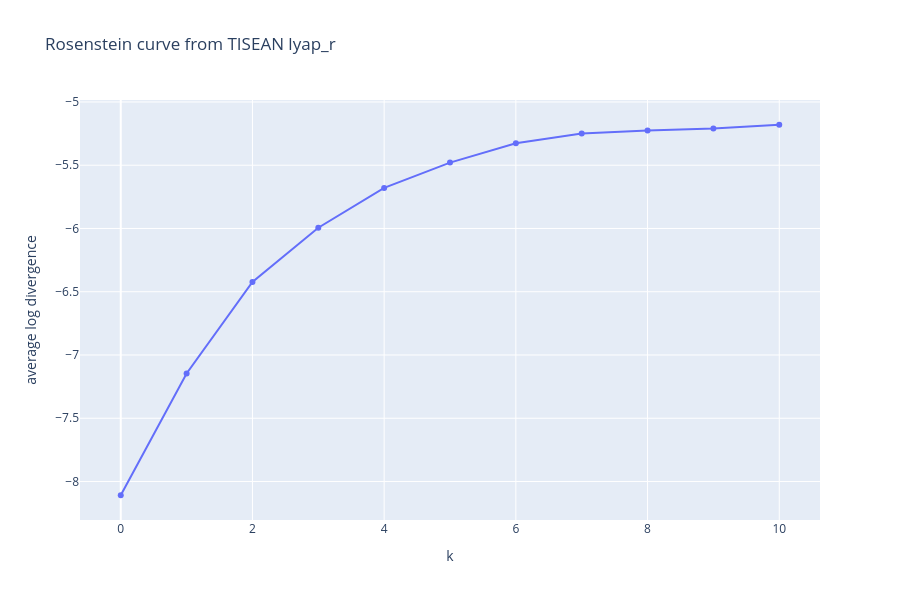

Notebook cell for this chart:
### Code cell
import numpy as np
import plotly.graph_objects as go

# Загружаем результат lyap_r
data = np.loadtxt("series.txt.ros")

k = data[:, 0]
log_div = data[:, 1]

# Строим график Rosenstein
fig = go.Figure()

fig.add_trace(
    go.Scatter(
        x=k,
        y=log_div,
        mode="lines+markers",
        name="log divergence"
    )
)

fig.update_layout(
    title="Rosenstein curve from TISEAN lyap_r",
    xaxis_title="k",
    yaxis_title="average log divergence",
    width=900,
    height=600
)

fig.show()

### Figure 1 — Plotly figure (JSON) as saved in the notebook; plotly's stock layout.template omitted (floating-point values rounded to 4 significant figures)
{"data": [{"mode": "lines+markers", "name": "log divergence", "type": "scatter", "x": [0.0, 1.0, 2.0, 3.0, 4.0, 5.0, 6.0, 7.0, 8.0, 9.0, 10.0], "y": [-8.108, -7.147, -6.422, -5.994, -5.68, -5.48, -5.327, -5.25, -5.225, -5.21, -5.18]}], "layout": {"height": 600, "title": {"text": "Rosenstein curve from TISEAN lyap_r"}, "width": 900, "xaxis": {"title": {"text": "k"}}, "yaxis": {"title": {"text": "average log divergence"}}}}
